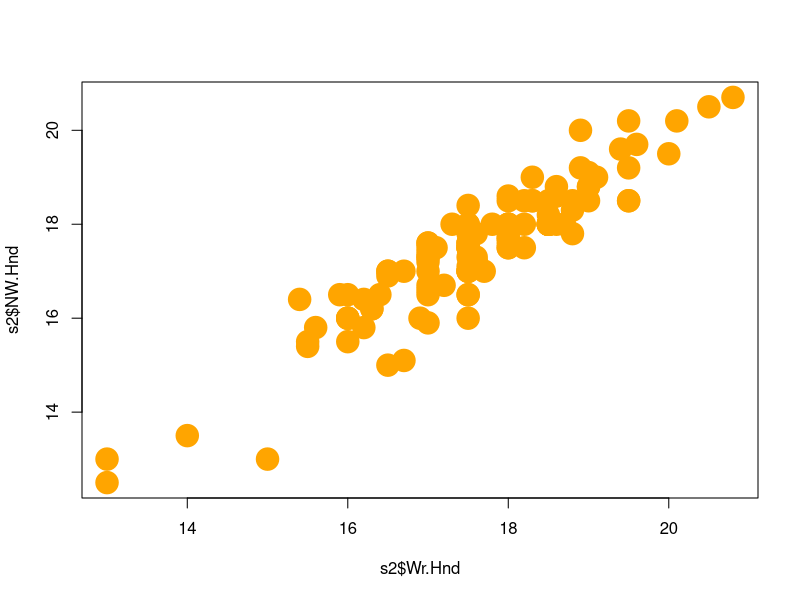
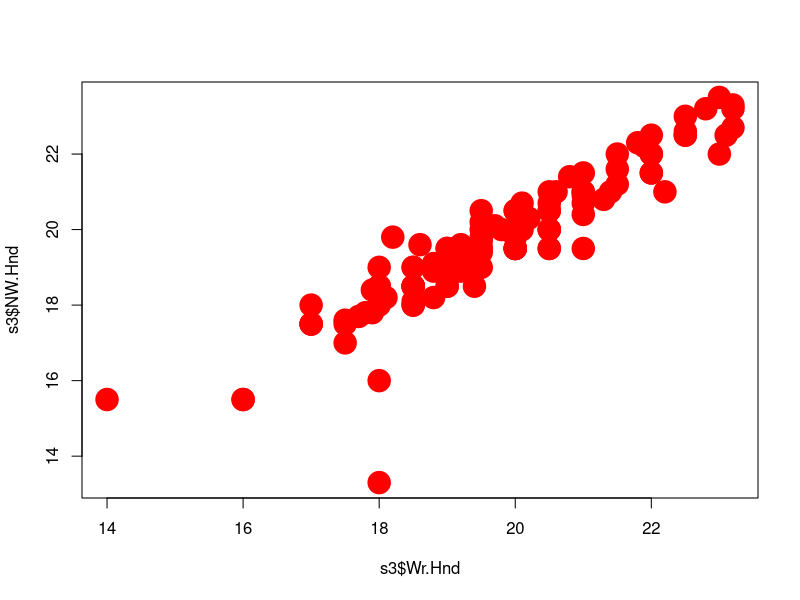

Write the R code that produced these figures, in order.
#Aman Kumar
#Assignment 2
#Ans 1---------------------------------------------
library(MASS)#load the mass

View(survey)#view dataset survey 

mean(survey$Age)#to find the mean of age in survey dataset

median(survey$Age)#to find the median of age in survey dataset

quantile(survey$Age,probs = .75)#to find the 75th quartile of age in survey dataset
#Ans 2---------------------------------------------
s1=survey[survey$Exer=='Freq',]#to find the subset of people with excerise =frequently
#Ans 3---------------------------------------------
median(s1$Age)#to find the median of age in s1 dataset
#ans 4---------------------------------------------
s2=survey[survey$Sex=='Female'& is.na(survey$Sex)== FALSE,]#to create dataset with sex=female and there is a missing value in sex so used is.na=false because it was being included otherwise
table(survey$Sex)
s3=survey[survey$Sex=='Male'& is.na(survey$Sex)== FALSE,]#to create dataset with sex=male and there is a missing value in sex so used is.na=false because it was being included otherwise

plot(x = s2$Wr.Hnd,y = s2$NW.Hnd,pch=19,col='orange',cex=3)#plot female subset x = s2$Wr.Hnd,y = s2$NW.Hnd
#cex makes the bubbles bigger,pch=19 makes it filled up bubble,col makes it orange

plot(x = s3$Wr.Hnd,y = s3$NW.Hnd,pch=19,col='red',cex=3)#plot male subset with x = s3$Wr.Hnd,y = s3$NW.Hnd
#cex makes the bubbles bigger,pch=19 makes it filled up bubble,col makes it red
#----------------------------------------------------------------___________________________-
